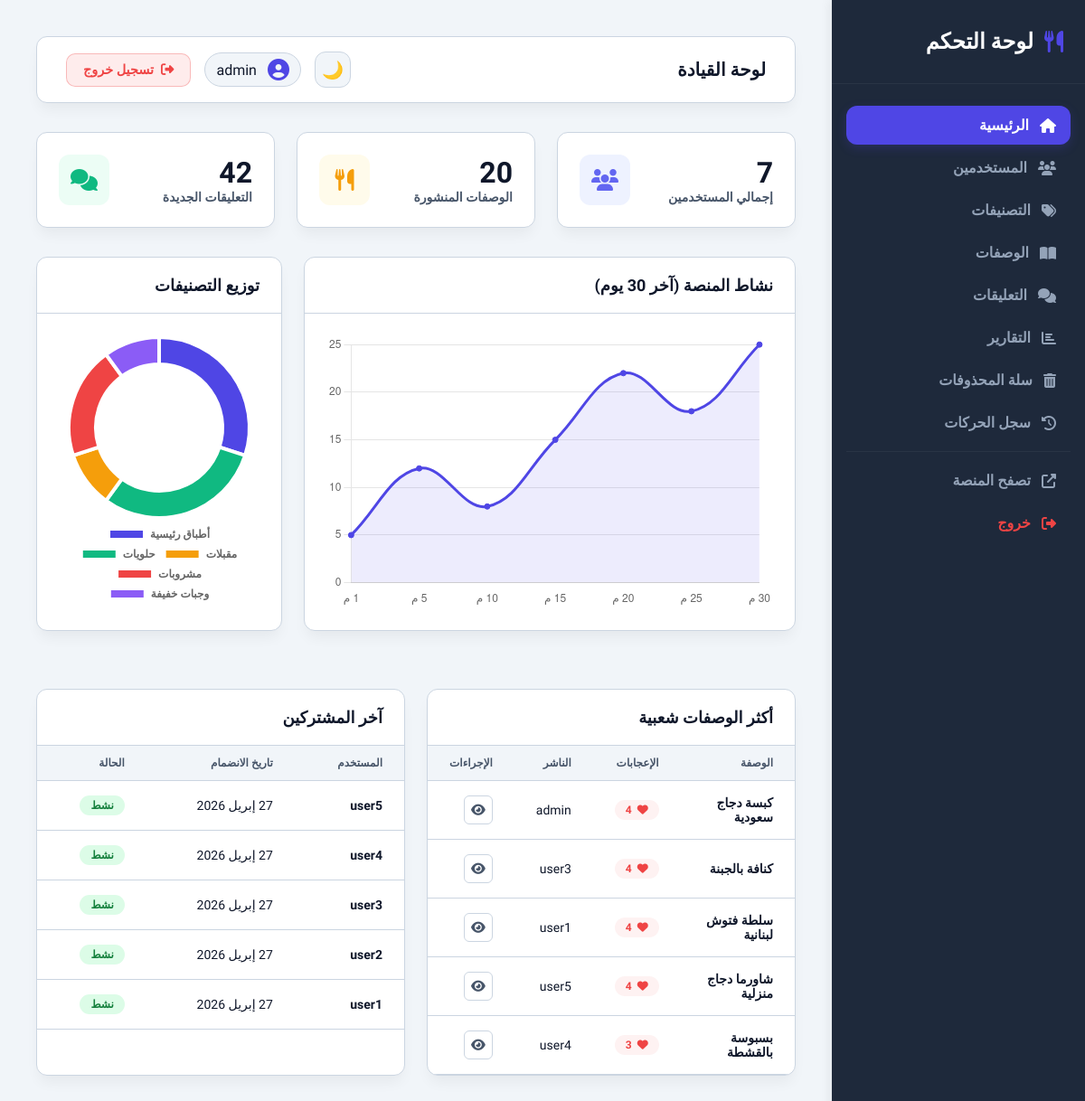
/dashboard/ (signed in), run on the app's committed database.
### accountes/models.py (models this page shows, shortened)
class SoftDeleteMixin(models.Model):
    is_deleted = models.BooleanField(default=False)
    deleted_at = models.DateTimeField(null=True, blank=True)
    objects = SoftDeleteManager()
    all_objects = models.Manager()
    class Meta:
        abstract = True

class User(AbstractUser, SoftDeleteMixin):
    bio = models.TextField(blank=True)
    profile_picture = models.ImageField(upload_to='profile_pictures/', null=True, blank=True)
    facebook_link = models.URLField(blank=True)
    instagram_link = models.URLField(blank=True)
    twitter_link = models.URLField(blank=True)
    phone_number = models.CharField(max_length=20, blank=True)
    experience_years = models.CharField(max_length=50, blank=True, null=True, verbose_name="مدة الخبرة")
    objects = SoftDeleteUserManager()
    all_objects = UserManager()

### recipes/models.py (models this page shows, shortened)
class Recipe(SoftDeleteMixin):
    DIFFICULTY_CHOICES = [
        ('easy', 'Easy'),
        ('medium', 'Medium'),
        ('hard', 'Hard'),
    ]
    author = models.ForeignKey(settings.AUTH_USER_MODEL, on_delete=models.CASCADE, related_name='recipes')
    title = models.CharField(max_length=200)
    description = models.TextField()
    image = models.ImageField(upload_to='recipe_images/')
    category = models.ForeignKey(Category, null=True, blank=True, on_delete=models.SET_NULL, related_name='recipes')
    cuisine = models.CharField(max_length=100, blank=True, null=True, verbose_name="المطبخ")
    prep_time = models.PositiveIntegerField()
    cook_time = models.PositiveIntegerField()
    servings = models.PositiveIntegerField()
    difficulty = models.CharField(max_length=10, choices=DIFFICULTY_CHOICES, default='medium')
    created_at = models.DateTimeField(auto_now_add=True)
    updated_at = models.DateTimeField(auto_now=True)
    class Meta:
        ordering = ['-created_at']

### dashboard/views.py (the view)
# urls.py: path('', views.home, name='home'),
@user_passes_test(is_admin, login_url='dashboard:login')
def home(request):
    total_users = User.objects.count()
    total_recipes = Recipe.objects.count()
    total_comments = Comment.objects.count()
    popular_recipes = Recipe.objects.annotate(total_likes=Count('likes')).order_by('-total_likes')[:5]
    recent_users = User.objects.order_by('-date_joined')[:5]
    categories = Category.objects.annotate(recipe_count=Count('recipes'))
    category_labels = [c.name for c in categories]
    category_data = [c.recipe_count for c in categories]
    stats = {
        'total_users': total_users,
        'total_recipes': total_recipes,
        'total_comments': total_comments,
        'popular_recipes': popular_recipes,
        'recent_users': recent_users,
        'category_labels': json.dumps(category_labels),
        'category_data': json.dumps(category_data),
    }
    return render(request, 'dashboard/home.html', {'stats': stats})

### templates/dashboard/home.html (shortened to what this page needs)
{% extends 'dashboard/base_dashboard.html' %}
{% load static %}
{% block page_title %}لوحة القيادة{% endblock %}
{% block dashboard_content %}
<div class="card-grid">
    <div class="stat-card">
        <div class="stat-info">
            <h3>{{ stats.total_users }}</h3>
            <p>إجمالي المستخدمين</p>
        </div>
        <div class="stat-icon" style="color: #6366f1; background-color: #eef2ff;">
            <i class="fas fa-users"></i>
        </div>
    </div>
    <div class="stat-card">
        <div class="stat-info">
            <h3>{{ stats.total_recipes }}</h3>
            <p>الوصفات المنشورة</p>
        </div>
        <div class="stat-icon" style="color: #f59e0b; background-color: #fffbeb;">
            <i class="fas fa-utensils"></i>
        </div>
    </div>
    <div class="stat-card">
        <div class="stat-info">
            <h3>{{ stats.total_comments }}</h3>
            <p>التعليقات الجديدة</p>
        </div>
        <div class="stat-icon" style="color: #10b981; background-color: #ecfdf5;">
            <i class="fas fa-comments"></i>
        </div>
    </div>
</div>
<div style="display: grid; grid-template-columns: 2fr 1fr; gap: 24px; margin-bottom: 32px;">
    <div class="table-container">
        <h3 style="padding: 20px 24px; border-bottom: 1px solid var(--border-color); font-size: 1.125rem;">نشاط المنصة (آخر 30 يوم)</h3>
        <div style="padding: 24px; height: 350px;">
            <canvas id="activityChart"></canvas>
        </div>
    </div>
    <div class="table-container">
        <h3 style="padding: 20px 24px; border-bottom: 1px solid var(--border-color); font-size: 1.125rem;">توزيع التصنيفات</h3>
        <div style="padding: 24px; height: 350px;">
            <canvas id="categoryChart"></canvas>
        </div>
    </div>
</div>
<div style="display: grid; grid-template-columns: repeat(auto-fit, minmax(400px, 1fr)); gap: 24px;">
    <div class="table-container">
        <h3>أكثر الوصفات شعبية</h3>
        <table>
            <thead>
                <tr>
                    <th>الوصفة</th>
                    <th>الإعجابات</th>
                    <th>الناشر</th>
                    <th>الإجراءات</th>
                </tr>
            </thead>
            <tbody>
                {% for recipe in stats.popular_recipes %}
                <tr>
                    <td style="font-weight: 600;">{{ recipe.title }}</td>
                    <td>
                        <span class="status-badge" style="background-color: #fef2f2; color: #ef4444;">
                            <i class="fas fa-heart"></i> {{ recipe.total_likes|default:"0" }}
                        </span>
                    </td>
                    <td>{{ recipe.author.username }}</td>
                    <td>
                        <a href="{% url 'home' %}" class="action-btn" title="عرض">
                            <i class="fas fa-eye"></i>
                        </a>
                    </td>
                </tr>
                {% empty %}
                <tr><td colspan="4" style="text-align: center; color: var(--text-muted);">لا توجد بيانات حالياً</td></tr>
                {% endfor %}
            </tbody>
        </table>
    </div>
    <div class="table-container">
        <h3>آخر المشتركين</h3>
        <table>
            <thead>
                <tr>
                    <th>المستخدم</th>
                    <th>تاريخ الانضمام</th>
                    <th>الحالة</th>
                </tr>
            </thead>
            <tbody>
                {% for user in stats.recent_users %}
                <tr>
                    <td style="font-weight: 600;">{{ user.username }}</td>
                    <td>{{ user.date_joined|date:"d M Y" }}</td>
                    <td>
                        {% if user.is_active %}
                        <span class="status-badge status-active">نشط</span>
                        {% else %}
                        <span class="status-badge status-inactive">محظور</span>
                        {% endif %}
                    </td>
                </tr>
                {% empty %}
                <tr><td colspan="3" style="text-align: center; color: var(--text-muted);">لا توجد بيانات حالياً</td></tr>
                {% endfor %}
            </tbody>
        </table>
    </div>
</div>
<script>
    // Category Pie Chart
    const ctxPie = document.getElementById('categoryChart').getContext('2d');
    new Chart(ctxPie, {
        type: 'doughnut',
        data: {
            labels: {{ stats.category_labels | safe }},
            datasets: [{
                data: {{ stats.category_data | safe }},
                backgroundColor: ['#4f46e5', '#10b981', '#f59e0b', '#ef4444', '#8b5cf6', '#06b6d4'],
                borderWidth: 4,
                borderColor: '#ffffff'
            }]
        },
        options: {
            responsive: true,
            maintainAspectRatio: false,
            plugins: { legend: { position: 'bottom', labels: { font: { family: 'Cairo', weight: '600' } } } },
            cutout: '70%'
        }
    });
    // Activity Line Chart
    const ctxLine = document.getElementById('activityChart').getContext('2d');
    new Chart(ctxLine, {
        type: 'line',
        data: {
            labels: ['1 م', '5 م', '10 م', '15 م', '20 م', '25 م', '30 م'],
            datasets: [{
                label: 'المستخدمين الجدد',
                data: [5, 12, 8, 15, 22, 18, 25],
                borderColor: '#4f46e5',
                backgroundColor: 'rgba(79, 70, 229, 0.1)',
                tension: 0.4,
                fill: true,
                pointBackgroundColor: '#4f46e5'
            }]
        },
        options: {
            responsive: true,
            maintainAspectRatio: false,
            plugins: { legend: { display: false } },
            scales: {
                y: { beginAtZero: true, grid: { borderDash: [5, 5], drawBorder: false } },
                x: { grid: { display: false } }
            }
        }
    });
</script>
{% endblock %}

### templates/dashboard/base_dashboard.html (shortened to what this page needs)
<!DOCTYPE html>
<html lang="ar" dir="rtl">
<head>
    <link rel="stylesheet" href="https://cdnjs.cloudflare.com/ajax/libs/font-awesome/6.5.0/css/all.min.css">
</head>
<body>
    <div class="sidebar">
        <div class="sidebar-header">
            <i class="fas fa-utensils"></i> لوحة التحكم
        </div>
        <ul class="sidebar-menu">
            <li><a href="{% url 'dashboard:home' %}" class="{% if request.resolver_match.url_name == 'home' %}active{% endif %}"><i class="fas fa-home"></i> الرئيسية</a></li>
            <li><a href="{% url 'dashboard:user_list' %}" class="{% if request.resolver_match.url_name == 'user_list' %}active{% endif %}"><i class="fas fa-users"></i> المستخدمين</a></li>
            <li><a href="{% url 'dashboard:category_list' %}" class="{% if request.resolver_match.url_name == 'category_list' %}active{% endif %}"><i class="fas fa-tags"></i> التصنيفات</a></li>
            <li><a href="{% url 'dashboard:recipe_list' %}" class="{% if request.resolver_match.url_name == 'recipe_list' %}active{% endif %}"><i class="fas fa-book-open"></i> الوصفات</a></li>
            <li><a href="{% url 'dashboard:comment_list' %}" class="{% if request.resolver_match.url_name == 'comment_list' %}active{% endif %}"><i class="fas fa-comments"></i> التعليقات</a></li>
            <li><a href="{% url 'dashboard:reports' %}" class="{% if request.resolver_match.url_name == 'reports' %}active{% endif %}"><i class="fas fa-chart-bar"></i> التقارير</a></li>
            <li><a href="{% url 'dashboard:recycle_bin' %}" class="{% if request.resolver_match.url_name == 'recycle_bin' %}active{% endif %}"><i class="fas fa-trash-alt"></i> سلة المحذوفات</a></li>
            <li><a href="{% url 'dashboard:activity_log' %}" class="{% if request.resolver_match.url_name == 'activity_log' %}active{% endif %}"><i class="fas fa-history"></i> سجل الحركات</a></li>
            <hr style="border: 0; border-top: 1px solid rgba(255,255,255,0.05); margin: 10px 0;">
            <li><a href="{% url 'home' %}" target="_blank"><i class="fas fa-external-link-alt"></i> تصفح المنصة</a></li>
            <li><a href="{% url 'dashboard:logout' %}" style="color: var(--danger);"><i class="fas fa-sign-out-alt"></i> خروج</a></li>
        </ul>
    </div>
    <div class="main-content">
        <div class="top-navbar">
            <h2>{% block page_title %}الرئيسية{% endblock %}</h2>
            <div style="display: flex; align-items: center; gap: 15px;">
                <button id="theme-toggle" style="background: var(--bg-body); border: 1px solid var(--border-color); color: var(--text-main); width: 40px; height: 40px; border-radius: 12px; cursor: pointer; display: flex; align-items: center; justify-content: center; font-size: 1.2rem;">
                    <span id="theme-icon">🌙</span>
                </button>
                <div class="user-profile">
                    <i class="fas fa-user-circle"></i>
                    <span>{{ request.user.username }}</span>
                </div>
                <a href="{% url 'dashboard:logout' %}"
                   style="display:flex; align-items:center; gap:8px; background:rgba(239,68,68,0.1); color:#ef4444; border:1px solid rgba(239,68,68,0.3); padding:9px 18px; border-radius:10px; text-decoration:none; font-weight:700; font-size:0.9rem; transition:all 0.2s;"
                   onmouseover="this.style.background='#ef4444'; this.style.color='#fff';"
                   onmouseout="this.style.background='rgba(239,68,68,0.1)'; this.style.color='#ef4444';">
                    <i class="fas fa-sign-out-alt"></i>
                    تسجيل خروج
                </a>
            </div>
        </div>
        {% block dashboard_content %}{% endblock %}
    </div>
</body>
</html>

### data on the page
User: user.username "admin"
Recipe: title "كبسة دجاج سعودية", total_likes "4", author.username "admin"
Recipe: title "كنافة بالجبنة", total_likes "4", author.username "user3"
Recipe: title "سلطة فتوش لبنانية", total_likes "4", author.username "user1"
Recipe: title "شاورما دجاج منزلية", total_likes "4", author.username "user5"
Recipe: title "بسبوسة بالقشطة", total_likes "3", author.username "user4"
User: username "user5", date_joined "27 إبريل 2026", is_active "نشط"
User: username "user4", date_joined "27 إبريل 2026", is_active "نشط"
User: username "user3", date_joined "27 إبريل 2026", is_active "نشط"
User: username "user2", date_joined "27 إبريل 2026", is_active "نشط"
User: username "user1", date_joined "27 إبريل 2026", is_active "نشط"

### other printed values
{{ stats.total_users }} "7"
{{ stats.total_recipes }} "20"
{{ stats.total_comments }} "42"
chart data {{ stats.category_data | safe }} [6, 6, 2, 4, 2]
